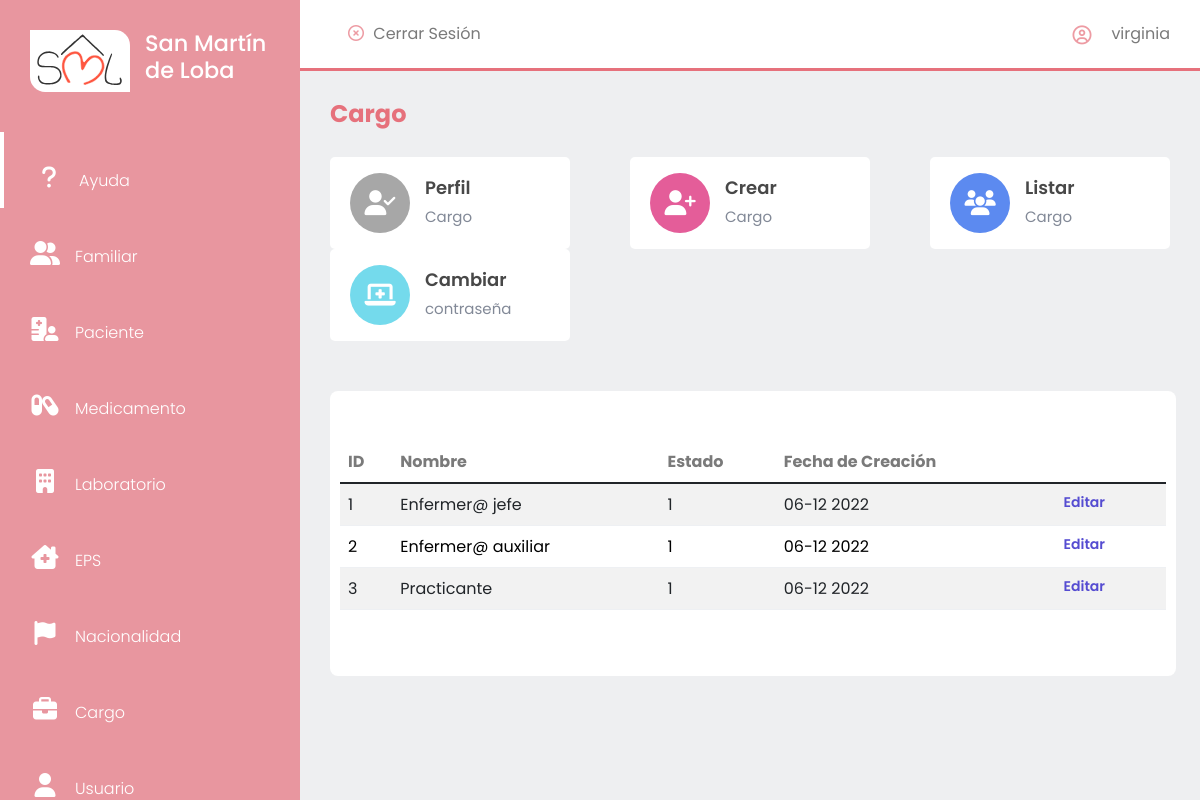
/cargo/listar/ (signed in), run on an earlier commit of the app's database.
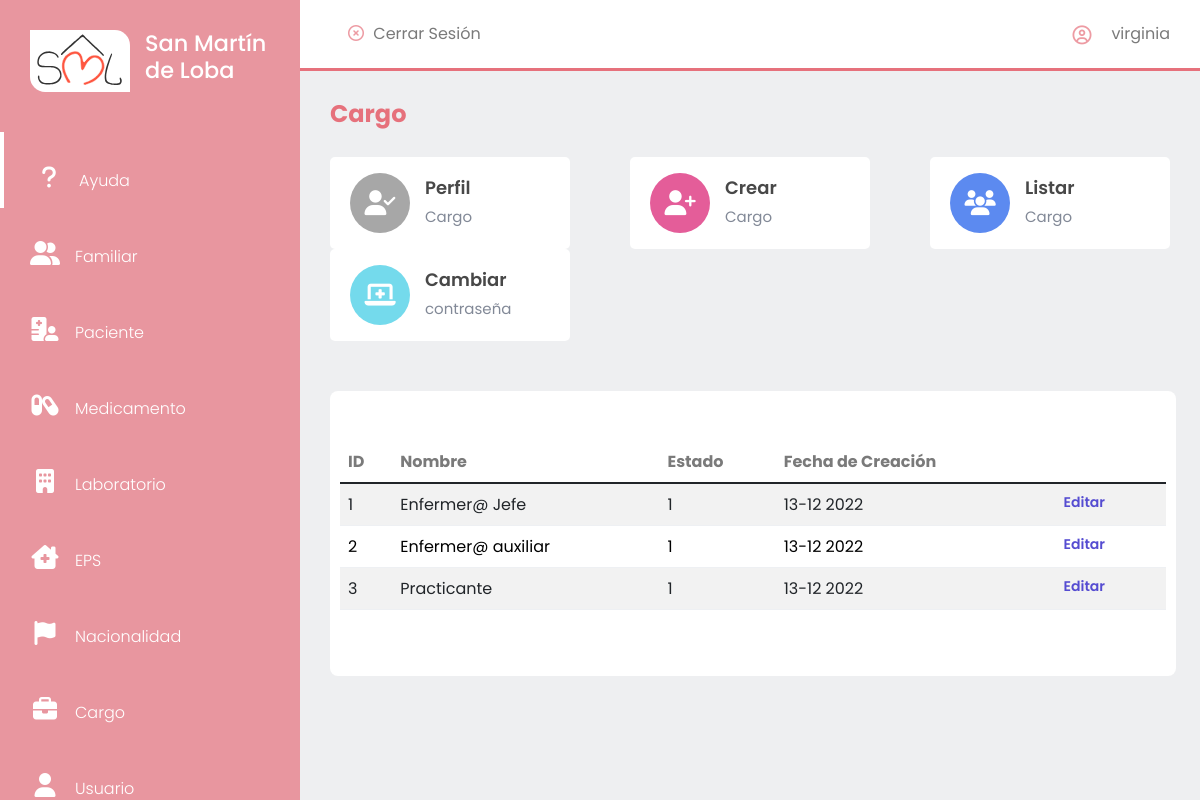
And on a later commit of the database.
### cargo/models.py (models this page shows, shortened)
class Cargo(models.Model):
    nombre = models.CharField(max_length = 30, unique = True, verbose_name = 'Nombre')
    class Estado(models.TextChoices):
        ACTIVO = '1', _('Activo')
        INACTIVO = '0', _('Inactivo')
    estado = models.CharField(max_length = 1, choices = Estado.choices, default = Estado.ACTIVO, verbose_name = 'Estado')
    fechaCreacion = models.DateField(verbose_name = 'Fecha de Creación', null = True, blank = False, default = datetime.date.today)

### cargo/views.py (the view)
# urls.py: path('listar/', cargo_listar, name = 'cargos-listar')
@login_required
def cargo_listar(request):
    titulo = 'Cargo'
    cargos = Cargo.objects.all()
    context = {
        'titulo': titulo,
        'cargos': cargos,
        'url': '../',
        'urlCrear': '../crear/',
        'urlListar': ''
    }
    return render(request, 'cargo/cargos-listar.html', context)

### base/templates/cargo/cargos-listar.html
{% extends 'partials/app.html' %}
{% load static %}
{% block contenido %}
    {% include 'partials/sidebar.html' %}
<section id="interface">
    {% include 'partials/nav-app.html' %}
    <div class="board">
        <table id="example" class="table table-striped tabla-datos" style="width:100%">
            <thead>
                <tr>
                    <th>ID</th>
                    <th>Nombre</th>
                    <th>Estado</th>
                    <th>Fecha de Creación</th>
                    {% if request.user.username == 'virginia' or request.user.username == 'admin' %}
                    <th></th>
                    {% endif %}
                </tr>
            </thead>
            <tbody>
                {% for cargo in cargos %}
                    <tr>
                        <td>{{cargo.id}}</td>
                        <td>{{cargo.nombre}}</td>
                        <td>{{cargo.estado}}</td>
                        <td>{{cargo.fechaCreacion| date:"d-m Y"}}</td>
                        {% if request.user.username == 'virginia' or request.user.username == 'admin' %}
                        <td class="edit">
                            <a class="boton" href="{% url 'cargos-editar' cargo.id %}"><label for="btn">Editar</label></a>
                        </td>
                        {% endif %}
                    </tr>
                {% endfor %}
            </tbody>
        </table>
    </div>
</section>
{% endblock contenido %}

What changed in the data, as far as the page shows it:
changed Cargo id 1: nombre "Enfermer@ jefe" → "Enfermer@ Jefe"; fechaCreacion "06-12 2022" → "13-12 2022"
changed Cargo "Enfermer@ auxiliar": fechaCreacion "06-12 2022" → "13-12 2022"
changed Cargo "Practicante": fechaCreacion "06-12 2022" → "13-12 2022"
